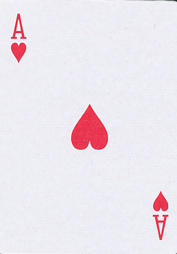
#> input picture cartas/as-de-corazones-rojo.png, 177 x 254 px, found by its file name
$ python build_suit_templates_from_cartas.py
#> lines starting #> are read from the running program, lines starting #| are printed output that depends on the picture; after the words box and inside, x2 and y2 are one past the last pixel; in counts of white or black regions, pixels touching at a corner belong together
#> in extract_suit_from_image, img is the input picture: shape (254, 177, 3); mean B, G, R 237.4, 230.1, 236.8
#> in detect_cards, `hsv = cv2.cvtColor(image, cv2.COLOR_BGR2HSV)`: hsv: shape (254, 177, 3); mean H, S, V 122, 14.4, 243.4
### src/detector.py
import cv2
import numpy as np
from .utils import four_point_transform

def _estimate_green_range(image):
    h, w = image.shape[:2]
#> h = 254; w = 177
    b = max(5, min(h, w) // 50)
#> b = 5
    top = image[:b, :]
    bottom = image[-b:, :]
    left = image[:, :b]
    right = image[:, -b:]
    border = np.vstack([top.reshape(-1, 3), bottom.reshape(-1, 3), left.reshape(-1, 3), right.reshape(-1, 3)])
    hsvb = cv2.cvtColor(border.reshape(-1, 1, 3), cv2.COLOR_BGR2HSV).reshape(-1, 3)
    hmed = np.median(hsvb[:, 0])
#> hmed = 120
    smed = np.median(hsvb[:, 1])
#> smed = 6
    vmed = np.median(hsvb[:, 2])
#> vmed = 244
    if 30 <= hmed <= 90 and smed >= 40:
        hl = max(0, hmed - 20)
        hu = min(179, hmed + 20)
        sl = max(30, smed - 30)
        su = 255
        vl = max(30, vmed - 30)
        vu = 255
        return np.array([hl, sl, vl], dtype=np.uint8), np.array([hu, su, vu], dtype=np.uint8)
    return np.array([35, 40, 40], dtype=np.uint8), np.array([85, 255, 255], dtype=np.uint8)

def detect_cards(image, green_override=None):
    hsv = cv2.cvtColor(image, cv2.COLOR_BGR2HSV)
    lower_green, upper_green = _estimate_green_range(image)
#> lower_green = [35, 40, 40]; upper_green = [85, 255, 255]
    if green_override is not None:
        lg, ug = green_override
        lower_green = np.array(lg, dtype=np.uint8)
        upper_green = np.array(ug, dtype=np.uint8)
    mask_green = cv2.inRange(hsv, lower_green, upper_green)
#> mask_green: shape (254, 177); every value is 0
    mask_not_green = cv2.bitwise_not(mask_green)
#> mask_not_green: shape (254, 177); every value is 255
    lab = cv2.cvtColor(image, cv2.COLOR_BGR2LAB)
#> lab: shape (254, 177, 3); mean of channels 0, 1, 2 235.7, 131.7, 125.9
    L, A, B = cv2.split(lab)
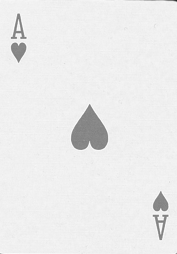
#> L: shape (254, 177); min 37, max 253, mean 235.7
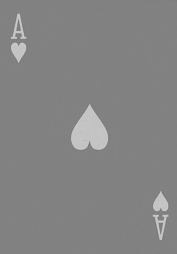
#> A: shape (254, 177); min 120, max 203, mean 131.7
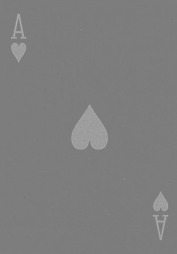
#> B: shape (254, 177); min 120, max 177, mean 125.9
    wmask = cv2.inRange(L, 170, 255)
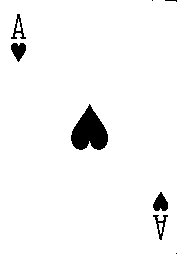
#> wmask: shape (254, 177); 96.2% white; 8 black regions (3 under 20 px), largest, box (x1, y1, x2, y2) and area: (71, 104, 108, 150) 1067, (153, 192, 168, 211) 189, (11, 43, 26, 62) 187, (11, 14, 26, 39) 120, (153, 215, 168, 240) 120
    amask = cv2.inRange(cv2.absdiff(A, np.full_like(A, 128)), 0, 35)
#> amask: shape (254, 177); 96.2% white; 5 black regions, box (x1, y1, x2, y2) and area: (71, 104, 108, 150) 1082, (153, 191, 168, 211) 196, (11, 43, 26, 63) 190, (153, 215, 168, 240) 131, (11, 14, 26, 39) 126
    bmask = cv2.inRange(cv2.absdiff(B, np.full_like(B, 128)), 0, 35)
#> bmask: shape (254, 177); 99.7% white; black in thin lines or dots, all inside (x1, y1, x2, y2) = (12, 14, 168, 240)
    white_like = cv2.bitwise_and(wmask, cv2.bitwise_and(amask, bmask))
    mask = cv2.bitwise_and(mask_not_green, white_like)
    kernel = cv2.getStructuringElement(cv2.MORPH_RECT, (5, 5))
    mask = cv2.morphologyEx(mask, cv2.MORPH_OPEN, kernel, iterations=2)
#> mask: shape (254, 177); 95.5% white; 6 black regions (3 under 20 px), largest, box (x1, y1, x2, y2) and area: (71, 104, 108, 150) 1108, (153, 191, 168, 240) 455, (11, 14, 26, 63) 452
    mask = cv2.morphologyEx(mask, cv2.MORPH_CLOSE, kernel, iterations=2)
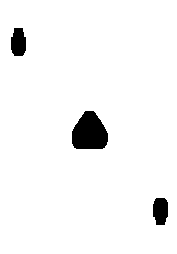
#> mask: shape (254, 177); 96.1% white; 3 black regions, box (x1, y1, x2, y2) and area: (72, 111, 108, 149) 1060, (11, 28, 26, 56) 355, (153, 198, 168, 225) 349
    contours, _ = cv2.findContours(mask, cv2.RETR_EXTERNAL, cv2.CHAIN_APPROX_SIMPLE)
#> contours = [[[0, 0], [0, 253], [176, 253], [176, 0]]]
    cards = []
    h, w = image.shape[:2]
#> h = 254; w = 177
    for cnt in contours:
        area = cv2.contourArea(cnt)
        if area < (w * h) * 0.01:
            continue
        peri = cv2.arcLength(cnt, True)
        approx = cv2.approxPolyDP(cnt, 0.02 * peri, True)
        box = None
        if len(approx) == 4:
            pts = approx.reshape(4, 2).astype(np.float32)
        else:
            rect = cv2.minAreaRect(cnt)
            bw, bh = rect[1]
            if bw == 0 or bh == 0:
                continue
            ratio = max(bw, bh) / max(1.0, min(bw, bh))
            if ratio < 1.25 or ratio > 1.75:
                continue
            box = cv2.boxPoints(rect)
            pts = box.astype(np.float32)
        warped = four_point_transform(image, pts)
        labw = cv2.cvtColor(warped, cv2.COLOR_BGR2LAB)
        Lw, Aw, Bw = cv2.split(labw)
        wmask_w = cv2.inRange(Lw, 170, 255)
        amask_w = cv2.inRange(cv2.absdiff(Aw, np.full_like(Aw, 128)), 0, 35)
        bmask_w = cv2.inRange(cv2.absdiff(Bw, np.full_like(Bw, 128)), 0, 35)
        white_like_w = cv2.bitwise_and(wmask_w, cv2.bitwise_and(amask_w, bmask_w))
        white_ratio = np.count_nonzero(white_like_w) / float(warped.shape[0] * warped.shape[1])
        if white_ratio < 0.35:
            continue
        rect_area = cv2.contourArea(pts.reshape(-1, 1, 2))
        if rect_area <= 0:
            continue
        solidity = area / rect_area
        if solidity < 0.5:
            continue
        cards.append({"contour": cnt, "quad": pts, "warp": warped})
#> this loop made 1 pass
#> (area, peri, pts, dst in four_point_transform, M in four_point_transform) on pass 1: (44528, 858, [[0, 0], [0, 253], [176, 253], [176, 0]], [[0, 0], [299, 0], [299, 419], [0, 419]], [[1.7, 0, 0], [0, 1.66, 0], [7.71e-19, 0, 1]])
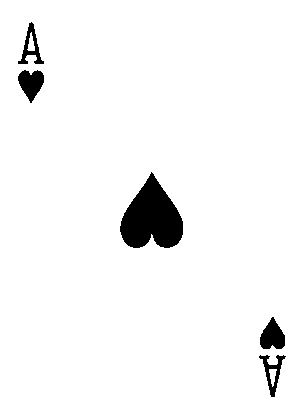
#> amask_w: shape (420, 300); 96.2% white; 5 black regions, box (x1, y1, x2, y2) and area: (120, 172, 183, 248) 3034, (18, 70, 44, 103) 542, (260, 317, 285, 349) 539, (18, 22, 44, 64) 369, (259, 355, 286, 397) 367
#> white_like_w: shape (420, 300); 96.1% white; 8 black regions (2 under 20 px), largest, box (x1, y1, x2, y2) and area: (120, 172, 183, 248) 3034, (18, 70, 44, 103) 542, (260, 317, 285, 349) 539, (18, 22, 44, 64) 369, (259, 355, 286, 397) 367, (280, 0, 300, 3) 26
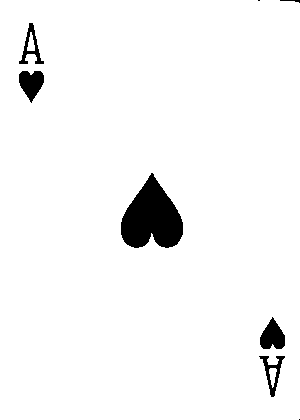
#> wmask_w: shape (420, 300); 96.3% white; 8 black regions (2 under 20 px), largest, box (x1, y1, x2, y2) and area: (121, 173, 183, 248) 2992, (260, 317, 285, 349) 529, (19, 71, 44, 103) 522, (259, 356, 285, 397) 325, (19, 23, 44, 64) 324, (280, 0, 300, 3) 26
#> after the loop, cards = 1 item
    if len(cards) == 0:
        gray = cv2.cvtColor(image, cv2.COLOR_BGR2GRAY)
        gray = cv2.GaussianBlur(gray, (5, 5), 0)
        edges = cv2.Canny(gray, 50, 150)
        k2 = cv2.getStructuringElement(cv2.MORPH_RECT, (3, 3))
        edges = cv2.morphologyEx(edges, cv2.MORPH_CLOSE, k2, iterations=2)
        cnts, _ = cv2.findContours(edges, cv2.RETR_EXTERNAL, cv2.CHAIN_APPROX_SIMPLE)
        for cnt in cnts:
            area = cv2.contourArea(cnt)
            if area < (w * h) * 0.005:
                continue
            peri = cv2.arcLength(cnt, True)
            approx = cv2.approxPolyDP(cnt, 0.02 * peri, True)
            if len(approx) == 4:
                pts = approx.reshape(4, 2).astype(np.float32)
            else:
                rect = cv2.minAreaRect(cnt)
                bw, bh = rect[1]
                if bw == 0 or bh == 0:
                    continue
                ratio = max(bw, bh) / max(1.0, min(bw, bh))
                if ratio < 1.2 or ratio > 1.8:
                    continue
                pts = cv2.boxPoints(rect).astype(np.float32)
            warped = four_point_transform(image, pts)
            labw = cv2.cvtColor(warped, cv2.COLOR_BGR2LAB)
            Lw, Aw, Bw = cv2.split(labw)
            wmask_w = cv2.inRange(Lw, 170, 255)
            amask_w = cv2.inRange(cv2.absdiff(Aw, np.full_like(Aw, 128)), 0, 35)
            bmask_w = cv2.inRange(cv2.absdiff(Bw, np.full_like(Bw, 128)), 0, 35)
            white_like_w = cv2.bitwise_and(wmask_w, cv2.bitwise_and(amask_w, bmask_w))
            white_ratio = np.count_nonzero(white_like_w) / float(warped.shape[0] * warped.shape[1])
            if white_ratio < 0.35:
                continue
            rect_area = cv2.contourArea(pts.reshape(-1, 1, 2))
            if rect_area <= 0:
                continue
            solidity = area / rect_area
            if solidity < 0.4:
                continue
            cards.append({"contour": cnt, "quad": pts, "warp": warped})
    return cards

### src/utils.py
import numpy as np
import cv2

def order_points(pts):
    rect = np.zeros((4, 2), dtype="float32")
    s = pts.sum(axis=1)
    rect[0] = pts[np.argmin(s)]
    rect[2] = pts[np.argmax(s)]
    diff = np.diff(pts, axis=1)
    rect[1] = pts[np.argmin(diff)]
    rect[3] = pts[np.argmax(diff)]
    return rect

def four_point_transform(image, pts, w=300, h=420):
    rect = order_points(pts)
    dst = np.array([[0, 0], [w - 1, 0], [w - 1, h - 1], [0, h - 1]], dtype="float32")
    M = cv2.getPerspectiveTransform(rect, dst)
    warped = cv2.warpPerspective(image, M, (w, h))
    return warped

# [17 lines left out: functions adjust_brightness, auto_enhance, not called in this run]

### src/recognizer.py
import os
import cv2
import numpy as np
from .utils import auto_enhance
from .card_db import CardDB

# [5 lines left out: function binarize, not called in this run]

def load_templates(dir_path):
    templates = {}
    for name in sorted(os.listdir(dir_path)):
        p = os.path.join(dir_path, name)
        if not os.path.isfile(p):
            continue
        img = cv2.imread(p, cv2.IMREAD_GRAYSCALE)
        if img is None:
            continue
        _, th = cv2.threshold(img, 0, 255, cv2.THRESH_BINARY+cv2.THRESH_OTSU)
        key = os.path.splitext(name)[0]
        templates[key] = th
    return templates

# [33 lines left out: functions match_score, largest_contour, hu_score, not called in this run]

class Recognizer:
    def __init__(self, templates_root, cards_root=None):
        self.rank_templates = load_templates(os.path.join(templates_root, "ranks"))
        self.suit_templates = load_templates(os.path.join(templates_root, "suits"))
        self.card_db = CardDB(cards_root) if cards_root else None
        self.suit_tcontours = {}
        for k, tmpl in self.suit_templates.items():
            self.suit_tcontours[k] = largest_contour(tmpl)
        self.suit_es = {"hearts": "corazones", "diamantes": "diamantes", "clubs": "trebol", "spades": "picas", "corazones": "corazones", "diamantes": "diamantes", "trebol": "trebol", "picas": "picas"}
        self.suit_color = {"hearts": "rojo", "diamonds": "roja", "clubs": "negro", "spades": "negra", "corazones": "rojo", "diamantes": "roja", "trebol": "negro", "picas": "negra"}
        self.rank_min = 0.45
        self.suit_min = 0.5
        self.margin = 0.05
        self.last_fallback_img = None
        self.last_rank_key = None
        self.last_suit_key = None
        self.cards_min = 0.60

    # [224 lines left out: functions best_orientation, extract_corner, split_rank_suit, recognize, reference_image, label_es, not called in this run]

### src/build_suit_templates_from_cartas.py
import os
import cv2
from .detector import detect_cards
from .recognizer import Recognizer, binarize

def extract_suit_from_image(img_path):
    img = cv2.imread(img_path)
    cards = detect_cards(img)
#> cards = 1 item
    if not cards:
        return None
    warp = cards[0]["warp"]
    rec = Recognizer(os.path.join("assets", "templates"))
    corner = rec.extract_corner(warp)
    rimg, simg = rec.split_rank_suit(corner)
    sb = binarize(simg)
    return sb

def main():
    root = os.path.join("assets", "templates", "suits")
    os.makedirs(root, exist_ok=True)
    pairs = [
        ("corazones", os.path.join("cartas", "as-de-corazones-rojo.png")),
        ("diamantes", os.path.join("cartas", "as-de-diamantes-roja.png")),
        ("picas", os.path.join("cartas", "as-de-picas-negra.png")),
        ("trebol", os.path.join("cartas", "as-de-trebol-negro.png")),
    ]
    for name, ip in pairs:
        if not os.path.exists(ip):
            continue
        suit = extract_suit_from_image(ip)
        if suit is None:
            continue
        outp = os.path.join(root, f"{name}.png")
        cv2.imwrite(outp, suit)

if __name__ == "__main__":
#> (the run stopped early here; a loop or call above may not have finished)
